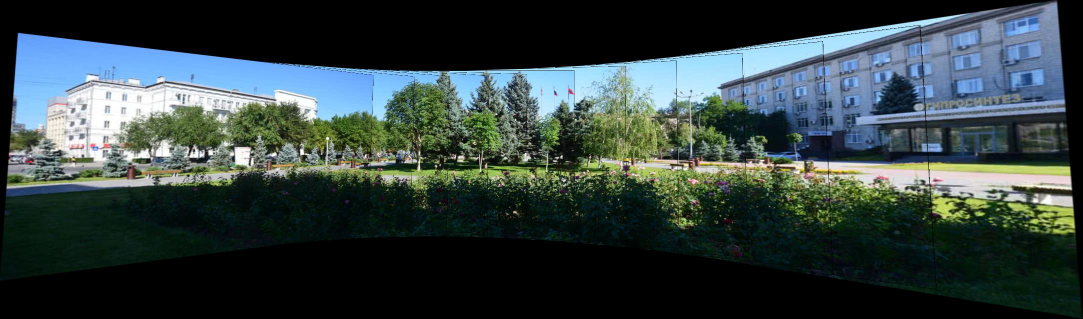
#> input picture Image processing and recognition methods/panorama/base_pano.jpeg, 2165 x 637 px (shown at 1/2 size)
$ python main.py base_pano.jpeg   (older library calls are emulated)
#> lines starting #> are read from the running program, lines starting #| are printed output that depends on the picture
### Image processing and recognition methods/panorama/panorama.py
import numpy as np
from skimage.feature import ORB, match_descriptors
from skimage.color import rgb2gray
from skimage.transform import ProjectiveTransform
from skimage.transform import warp
from skimage.filters import gaussian
from numpy.linalg import inv
from math import sqrt

DEFAULT_TRANSFORM = ProjectiveTransform

def find_orb(img, n_keypoints=1400):

    img_gr = rgb2gray(img)

    descriptor = ORB(n_keypoints=n_keypoints)

    descriptor.detect_and_extract(img_gr)
    keypoints = descriptor.keypoints
    descriptors = descriptor.descriptors
    return keypoints, descriptors


# [100 lines left out: functions center_and_normalize_points, find_homography, take_ind, ransac_transform, not called in this run]


from numpy.linalg import inv
def find_simple_center_warps(forward_transforms):
    image_count = len(forward_transforms) + 1
    center_index = (image_count - 1) // 2

    result = [None] * image_count
    result[center_index] = DEFAULT_TRANSFORM()

    center_down = center_index - 1
    center_up = center_index
    while center_down >= 0:
        result[center_down] = ProjectiveTransform(np.matmul(forward_transforms[center_down].params, result[center_down + 1].params))
        center_down -= 1
    while center_up < len(result) - 1:
        result[center_up + 1] = ProjectiveTransform(np.matmul(result[center_up].params, inv(forward_transforms[center_up].params)))
        center_up += 1
    return tuple(result)


def get_corners(image_collection, center_warps):
    for img, transform in zip(image_collection, center_warps):
        height, width, _ = img.shape
        corners = np.array([[0, 0],
                            [height, 0],
                            [height, width],
                            [0, width]])

        yield transform(corners)[:, ::-1]


def get_min_max_coords(corners):
    corners = np.concatenate(corners)
    return corners.min(axis=0), corners.max(axis=0)


def get_final_center_warps(image_collection, simple_center_warps):
    corners = tuple(get_corners(image_collection, simple_center_warps))
    min_coords, max_coords = get_min_max_coords(corners)
    transform = ProjectiveTransform(np.array(((1, 0, -min_coords[1]), (0, 1, -min_coords[0]), (0, 0, 1))))
    final_center_warps = list(simple_center_warps)
    for i in range(len(final_center_warps)):
        final_center_warps[i] = ProjectiveTransform(np.matmul(transform.params,final_center_warps[i].params))
    return tuple(final_center_warps), (int(max_coords[1] - min_coords[1]), int(max_coords[0] - min_coords[0]))


def rotate_transform_matrix(transform):
    matrix = transform.params[(1, 0, 2), :][:, (1, 0, 2)]
    return type(transform)(matrix)


# [45 lines left out: functions warp_image, merge_pano, get_gaussian_pyramid, get_laplacian_pyramid, merge_laplacian_pyramid, not called in this run]


def increase_contrast(image_collection):
    result = []

    for img in image_collection:
        img = img.copy()
        for i in range(img.shape[-1]):
            img[:, :, i] -= img[:, :, i].min()
            img[:, :, i] /= img[:, :, i].max()
        result.append(img)

    return result


# [27 lines left out: functions min_xcoord_avg, max_xcoord_avg, not called in this run]

def gaussian_merge_pano(image_collection, final_center_warps, output_shape, n_layers=4, image_sigma=4, merge_sigma=3):
    from numpy import array as arr

    high_contrast_image_collection = increase_contrast(image_collection)
    warped_img = []

    for i in range(len(image_collection)):
        new_img, mask = warp_image(image_collection[i], final_center_warps[i], output_shape)
        warped_img.append(new_img)

    min_x = []
    max_x = []
    corners = tuple(get_corners(image_collection, final_center_warps))
    for corner in corners:
        min_x.append(min_xcoord_avg(corner, output_shape[0]))
        max_x.append(max_xcoord_avg(corner))

    final_pyramid = arr(get_laplacian_pyramid(warped_img[0], n_layers, sigma=image_sigma)) * arr(get_gaussian_pyramid(np.ones(output_shape + (3,)), n_layers, sigma=merge_sigma))

    for j in range(1, len(warped_img)):
        mask = np.zeros(output_shape + (3,))
        cross_center = (max_x[j - 1] + min_x[j]) // 2
        mask[:, cross_center:, :] += 1
        final_pyramid *= np.ones(output_shape + (3,)) - arr(get_gaussian_pyramid(mask, n_layers, sigma=merge_sigma))
        final_pyramid += arr(get_laplacian_pyramid(warped_img[j], n_layers, sigma=image_sigma)) * arr(get_gaussian_pyramid(mask, n_layers, sigma=merge_sigma))

    return np.clip(merge_laplacian_pyramid(final_pyramid), 0, 1), corners[0], corners[-1]

### Image processing and recognition methods/panorama/main.py
import panorama
from skimage import io
import numpy as np
import sys

def find_x_boarders(lc, rc, size):
    minimum0 = size
    minimum1 = size
    for i in range(len(lc)):
        if lc[i][0] < minimum0:
            minimum1 = minimum0
            minimum0 = lc[i][0]
        elif lc[i][0] < minimum1:
            minimum1 = lc[i][0]

    max0 = rc[0][0]
    max1 = rc[0][0]
    for i in range(len(rc)):
        if rc[i][0] > max1:
            max0 = max1
            max1 = rc[i][0]
        elif rc[i][0] > max0:
            max0 = rc[i][0]

    return [int(minimum1) + 1, int(max0)]

def fix(result, boarders):
    new_res = result[:, boarders[0]:boarders[1],:]
    shape = new_res.shape
    for i in range(len(new_res) // 2, 0, -1):
        if np.count_nonzero(new_res[i,:,:]) != shape[1] * shape[2]:
            y_cut0 = i
            break
    for i in range(len(new_res) // 2, len(new_res)):
        if np.count_nonzero(new_res[i,:,:]) != shape[1] * shape[2]:
            y_cut1 = i
            break
    return new_res[y_cut0:y_cut1, ...]


pano_image_collection = io.ImageCollection(sys.argv[1],                                      #the path to the N images to be glued together
                                           load_func=lambda f: io.imread(f).astype(np.float64) / 255)
#> pano_image_collection = 1 item

keypoints, descriptors = zip(*(panorama.find_orb(img) for img in pano_image_collection))
#> in find_orb, `img_gr = rgb2gray(img)`:
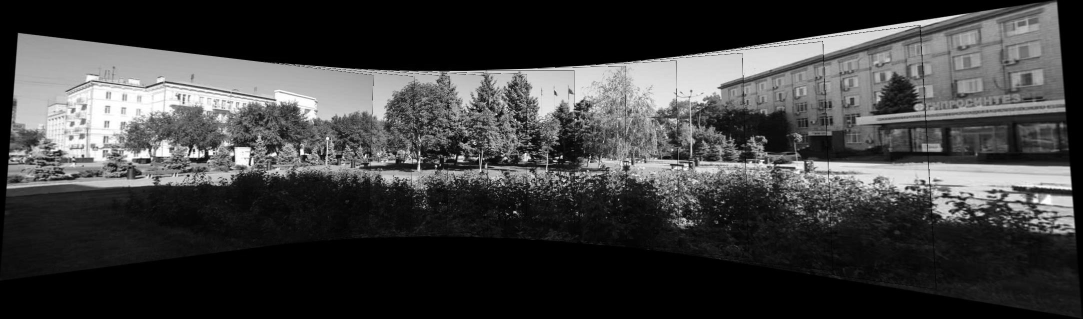
#> img_gr: shape (637, 2165) float64 (shown at 1/2 size); min 0, max 1, mean 0.247
#> in find_orb, img is the input picture: shape (637, 2165, 3); mean R, G, B 52.3, 66, 65.5
#> keypoints = 1 point arrays, longest 1400 points
forward_transforms = tuple(panorama.ransac_transform(src_kp, src_desc, dest_kp, dest_desc)
                           for src_kp, src_desc, dest_kp, dest_desc
                           in zip(keypoints[:-1], descriptors[:-1], keypoints[1:], descriptors[1:]))
#> forward_transforms = ()
simple_center_warps = panorama.find_simple_center_warps(forward_transforms)
#> in find_simple_center_warps, `image_count = len(forward_transforms) + 1`: image_count = 1
#> in find_simple_center_warps, `center_index = (image_count - 1) // 2`: center_index = 0
#> in find_simple_center_warps, `result = [None] * image_count`: result = 1 item
#> in find_simple_center_warps, `center_down = center_index - 1`: center_down = -1
#> in find_simple_center_warps, `center_up = center_index`: center_up = 0
#> after the loop in find_simple_center_warps, `while center_down >= 0:`: center_down = -1
#> after the loop in find_simple_center_warps, `while center_up < len(result) - 1:`: center_up = 0
final_center_warps, output_shape = panorama.get_final_center_warps(pano_image_collection, simple_center_warps)
#> in get_final_center_warps, `corners = tuple(get_corners(image_collection, simple_center_warps))`: corners = ([[0, 0], [0, 637], [2165, 637], [2165, 0]],)
#> in get_min_max_coords, `corners = np.concatenate(corners)`: corners = [[0, 0], [0, 637], [2165, 637], [2165, 0]]
#> in get_final_center_warps, `min_coords, max_coords = get_min_max_coords(corners)`: min_coords = [0, 0]; max_coords = [2165, 637]
#> in get_final_center_warps, `final_center_warps = list(simple_center_warps)`: final_center_warps = 1 item
#> the loop in get_final_center_warps, `for i in range(len(final_center_warps)):` made 1 pass
#> output_shape = (637, 2165)
result, left_corner, right_corner = panorama.gaussian_merge_pano(pano_image_collection, final_center_warps, output_shape)
#> the loop in increase_contrast, `for img in image_collection:` made 1 pass
#> after the loop in increase_contrast, `for img in image_collection:`: result = []
#> (the run stopped early here; a loop or call above may not have finished)
